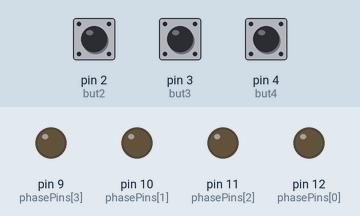
This sketch was run on a simulated Arduino Uno, built with avr-gcc and run on an emulated ATmega328P. Parts: output pins drawn as LEDs (lit = HIGH). Dashed ring = blinking. The test bench sets the inputs (shaded band); at power-on: pin 3 (but3) HIGH, pin 2 (but2) HIGH, pin 4 (but4) HIGH.

Above: at 1.2 s.
1.3 s: pin 3 (but3) pulled LOW for 0.15 s
At 1.8 s:
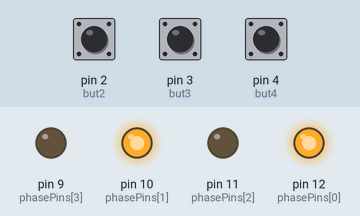
4.3 s: pin 2 (but2) pulled LOW for 3.2 s
At 7.6 s:
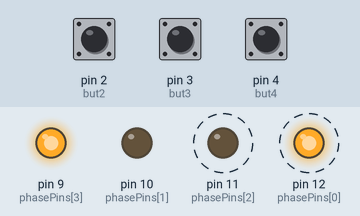
9.0 s: pin 3 (but3) pulled LOW for 1 s
At 11.0 s:
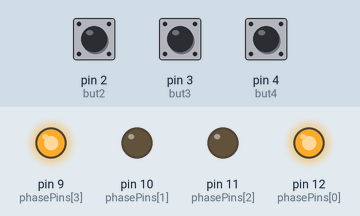
12.0 s: pin 2 (but2) pulled LOW for 0.15 s
At 12.4 s:
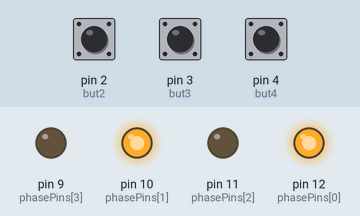
13.6 s: pin 3 (but3) pulled LOW for 3.2 s
At 18.0 s:
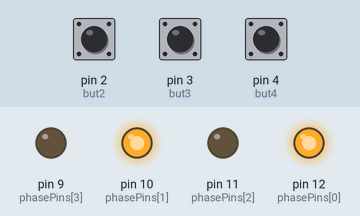
18.3 s: pin 2 (but2) pulled LOW for 1 s
At 19.9 s:
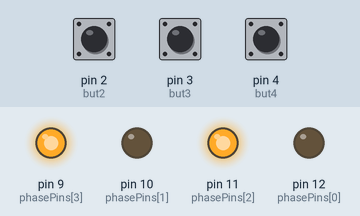
Timing chart, 0 to 21.4 s (numbered marks = the images above; inputs shaded):
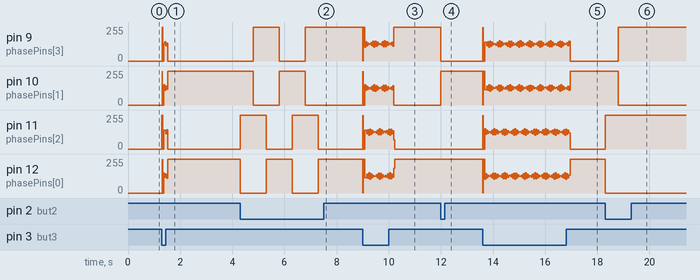

Measured:
- after the input at 1.3 s, pin 10 (phasePins[1]): 0/255 → 255/255 at once; pin 11 (phasePins[2]): 0/255 → 139/255 at once, → 0/255 0.15 s later
- after the input at 4.3 s, pin 9 (phasePins[3]): 0/255 → 255/255 after 0.50 s, → 0/255 1.0 s later, → 255/255 1.0 s later; pin 10 (phasePins[1]): 255/255 → 0/255 after 0.50 s, → 255/255 1.0 s later, → 0/255 1.0 s later; pin 11 (phasePins[2]), pin 12 (phasePins[0]): alternates 255/255 for 1.0 s and 0/255 for 1.0 s, starting at once
- after the input at 12.0 s, pin 9 (phasePins[3]): 255/255 → 0/255 at once; pin 10 (phasePins[1]): 0/255 → 255/255 at once
- after the input at 18.3 s, pin 9 (phasePins[3]): 0/255 → 255/255 after 0.50 s; pin 10 (phasePins[1]): 255/255 → 0/255 after 0.50 s; pin 11 (phasePins[2]): 0/255 → 255/255 at once; pin 12 (phasePins[0]): 255/255 → 0/255 at once

The sketch:

lab5d1.ino
```cpp
const int numPhases = 4; // Number of phases
const int incrementsPerPhaseCycle = 4; // Increments per phase
const int phasePins[numPhases]= {12,10,11,9}; // LED Pins
const int delayTime = 500; // Duration of delay
const int but2 = 2;
const int but3 = 3;
const int but4 = 4;
int dir = 1;
int phase = 0; // Phase of LEDs
int inc = 0; // Increment
int deg = 360;

const boolean polesOnOff[incrementsPerPhaseCycle][numPhases] = {
  {HIGH, HIGH, LOW, LOW}, // Step 1
  {LOW, HIGH, HIGH, LOW}, // Step 2
  {LOW, LOW, HIGH, HIGH}, // Step 3
  {HIGH, LOW, LOW, HIGH} // Step 4
};
/*
const boolean polesOnOff[incrementsPerPhaseCycle][numPhases] = {
  {HIGH, LOW, LOW, LOW}, // Step 1
  {LOW, HIGH, LOW, LOW}, // Step 2
  {LOW, LOW, HIGH, LOW}, // Step 3
  {LOW, LOW, LOW, HIGH} // Step 4
};
*/
void setup() {
  // put your setup code here, to run once:
  Serial.begin(9600);
  pinMode(but2, INPUT_PULLUP); // Setup pullup switch
  pinMode(but3, INPUT_PULLUP); // Setup pullup switch
  pinMode(but4, INPUT_PULLUP); // Setup pullup switch
  int i = phase; // Don't want to overwrite phase for loop()
  for (int i= 0; i < numPhases; i++) {
    pinMode(phasePins[i], OUTPUT);
    digitalWrite(phasePins[i], LOW);
  }
  // LED setup
}

void loop() {
  // Set each of the phase wires on or off,
  // according to the current increment
  if (digitalRead(but2) == LOW) {
    inc=inc + dir;
    if (inc == -1) {
        inc = 3;
    }
    inc = inc % 4; // Resets after third increment (since it goes from 3 to 4 and goes back to zero)
    for (int phase= 0; phase < numPhases; phase++) {
      digitalWrite(phasePins[phase], polesOnOff[inc][phase]); // Set LEDs according to polesOnOff
    }
    delay(delayTime); // Delay after 50ms
  }
  if (digitalRead(but3) == LOW) {
    for (int j = 0; j < int(deg/(7.5)); j++) { // 360 degree turn requires 48 iterations (360/7.5)
      inc=inc + dir;
      if (inc == -1) {
        inc = 3;
      }
      inc = inc % 4; // Resets after third increment (since it goes from 3 to 4 and goes back to zero)
      for (int phase= 0; phase < numPhases; phase++) {
        digitalWrite(phasePins[phase], polesOnOff[inc][phase]); // Set LEDs according to polesOnOff
      }
      delay(4); // Delay after 50ms
    }
  }
  if (digitalRead(but4) == LOW) {
    dir = dir * -1;
    delay(delayTime);
  }
}
```
